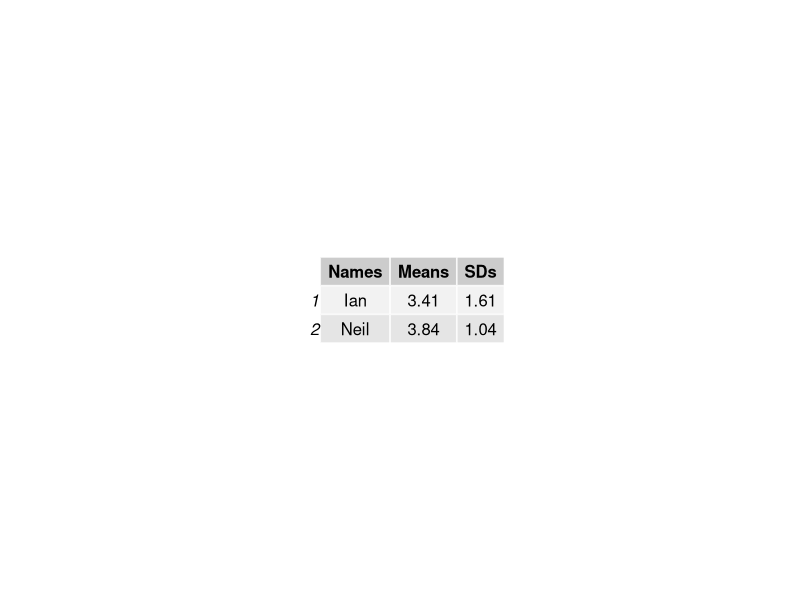
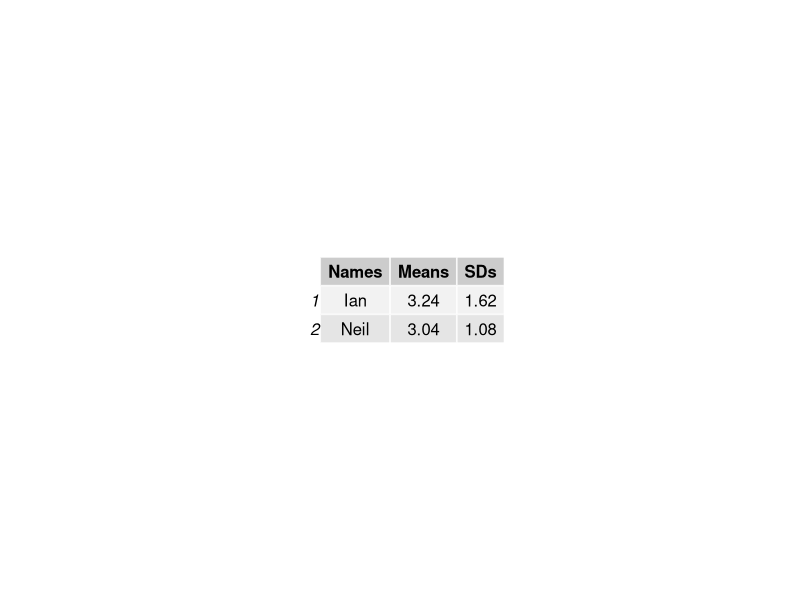
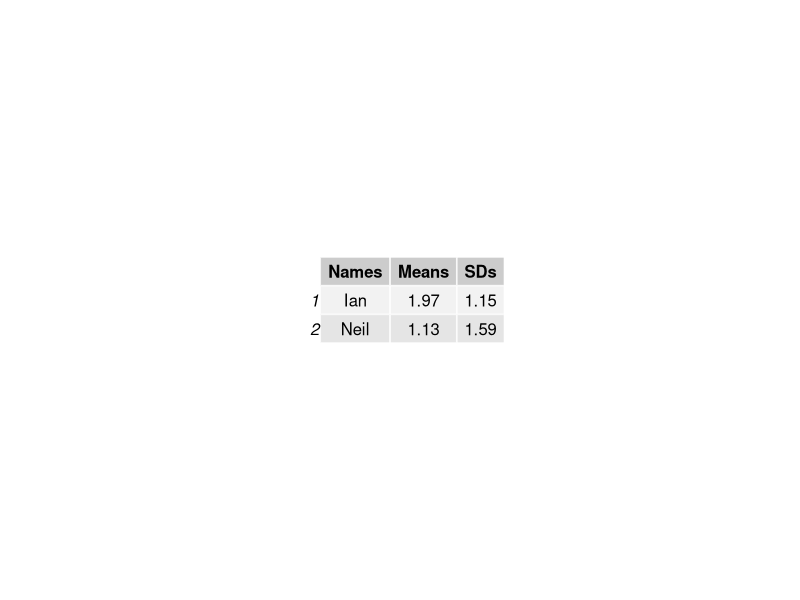
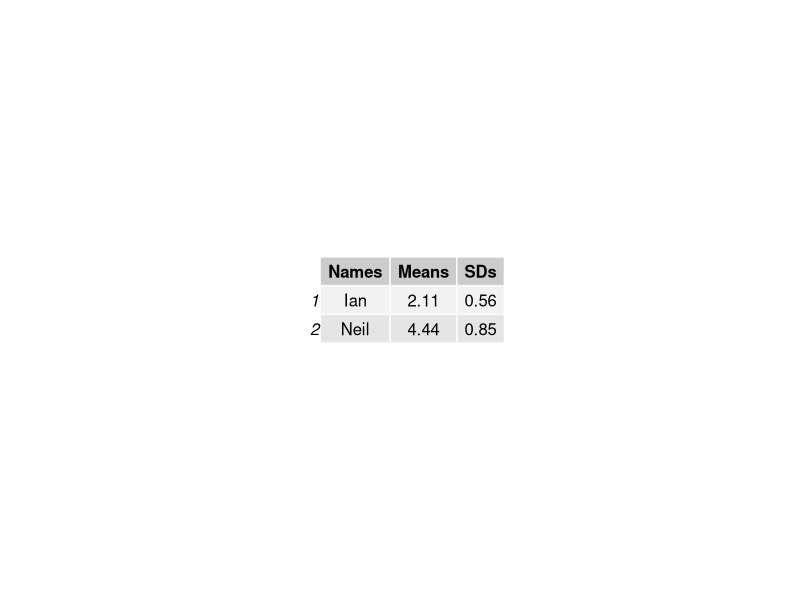
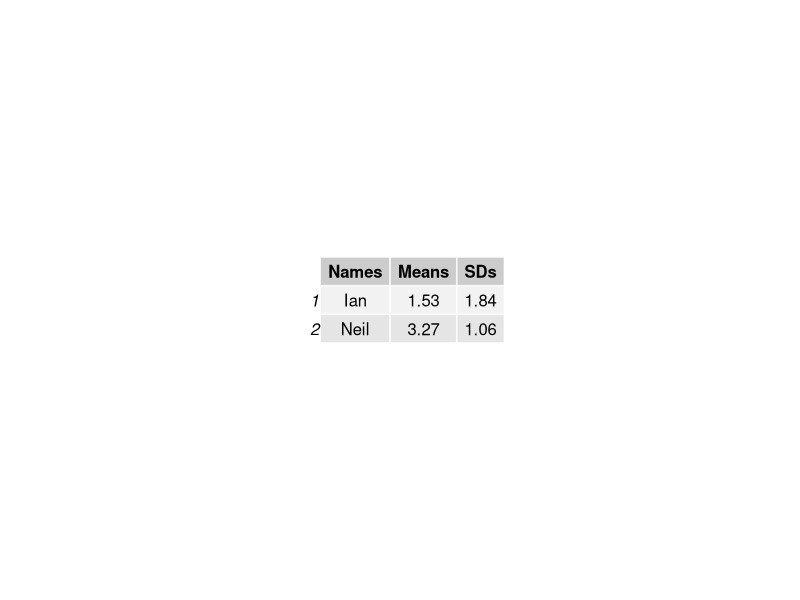
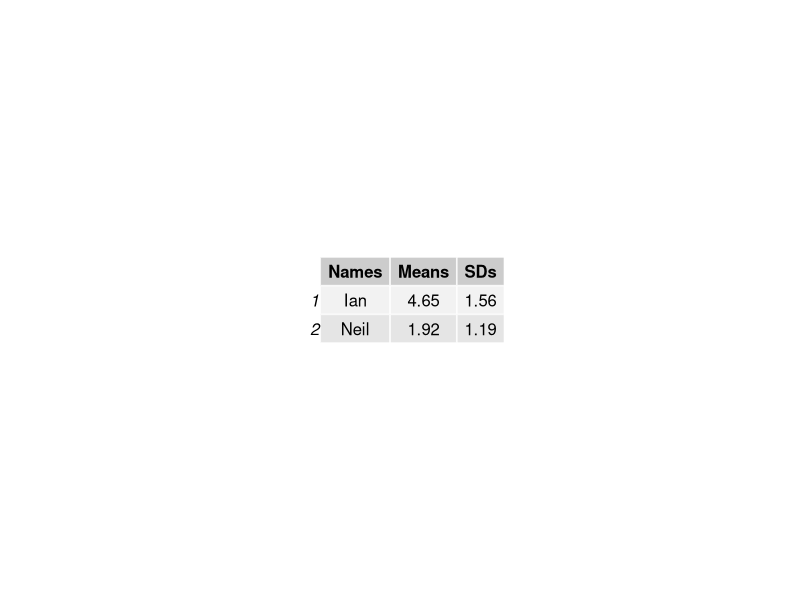
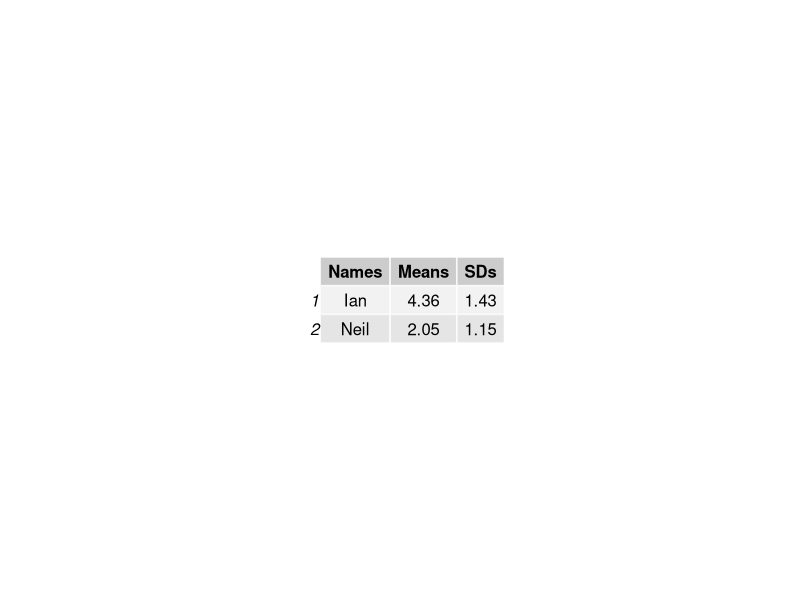
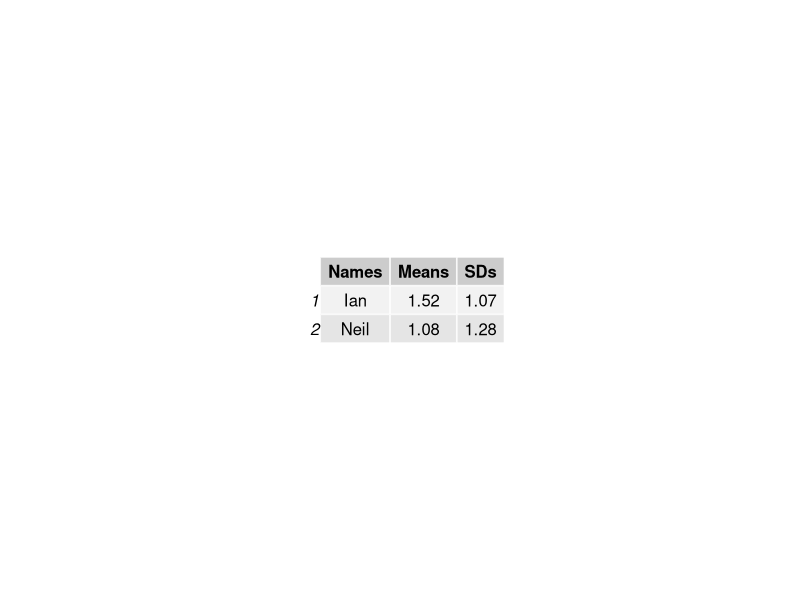

R code for these plots, in order: (Note: this script raises an error after producing the figures.)
##### MeanMC2 #####
library(gridExtra) # the pacakge needed for this particular question to create multiple grid-level plots in a page
MeanMC2= function(
  title = "MeanMC2", # Question-bank title that will be easily viewable in e-learning
  n = 200, # Number of questions to generate
  type = "MC", # The question type, one of many possible types on e-learning
  answers = 2, # Number of answers per MC question
  points.per.q = 4, # Number of points the question is worth (on the test)
  difficulty = 1, # An easily viewable difficulty level on e-learning
  quest.txt1 = "Ian and his friend Neil like playing the video game Mario Kart together. After racing together many times, they hypothesize that Neil averages ",
  quest.txt2 = " race times than Ian. To test their hypothesis, they monitor 50 consecutive races and record the above means and standard deviations of their race times (in minutes). Do these summary statistics help affirm their hypothesis?", # The above 2 question texts are static text for the full question
  Names = c("Ian", "Neil"), #creating a vector of the characters in the question
  digits = 2, # This is the number of decimal places to round off the data
  loc.path = "Images/", # This is the local path used to store any randomly generated image files
  e.path ="Images/", # This is the path on e-learning used to store any above-implemented image files
  hint = "Remember that the mean and SD each measure something very different.", # This is a student hint, visible to them during the exam on e-learning
  feedback = "Means measure center, and SDs measure spread. So, a higher mean = longer race times, a higher SD = less consistent or more variable race times, and vice versa for both mean and SD." # This is student feedback, visible after the exam
)
{
  param <- c("NewQuestion","ID","Title","QuestionText","Points","Difficulty", "Image",
             rep("Option", answers),"Hint","Feedback") # These are setting row names for the CSV file
  questions <- data.frame() # This opens a data frame to store the randomly generated questions below
  for(i in 1:n)
  {
    ID <- paste(title, i, sep = "-") # The ID of the specific question within the bank, title + question number in the loop
    points <- sample(c(rep(0,answers-1),100),replace=F) # The proportion of points assigned to each possible answer, 1 if correct or 0 if incorrect
    corr.ind <- 7 + which.max(points) # This is the row index of the correct answer
    data1 <- sample(c("faster", "slower"), size = 1) # This is how we're randomly generating data for this question
    Means <- sample(seq(1, 5, by = .01), size = 2) # This is how we're randomly generating mean data for this question
    SDs <- sample(seq(.5, 2, by = .01), size = 2) # This is how we're randomly generating standard deviation data for this question
    corr.ans <- if((data1 == "faster"))
    {
      if(Means[1] > Means[2]){"Yes"}else{"No"}
    }
    else
    {
      if(data1 == "slower")
      {
        if(Means[2] > Means[1]){"Yes"}else{"No"}
      }
    } # This is the correct answer to the question
    data <- data.frame(Names, Means, SDs, stringsAsFactors = FALSE) # This is how we're randomly generating data frame for this question
    ans.txt <- if(corr.ans == "Yes"){rep("No", 2)}else{rep("Yes", 2)} # These are randomly generated incorrect answers.
    content <- c(type, ID, ID, paste(quest.txt1, data1, quest.txt2, sep = ""),
                 points.per.q, difficulty, paste(e.path, paste(title, i, sep = "-"), ".jpeg", sep = ""),
                 points, hint, feedback) # This is collecting a lot of the above information into a single vector
    options <- c(rep("",7), ans.txt, rep("",2)) # This is collecting the incorrect answers above, and indexing them correctly by row
    options[corr.ind] <- corr.ans # This is imputing the correct answer at the appropriate row index
    questions[(1+(9+answers)*i):((9+answers)*(i+1)),1] <- param # This is indexing and storing all the row names
    questions[(1+(9+answers)*i):((9+answers)*(i+1)),2] <- content # Indexing and storing all the content
    questions[(1+(9+answers)*i):((9+answers)*(i+1)),3] <- options # Indexing and storing the answers, both incorrect and correct
    jpeg(filename=paste(loc.path, paste(title, i, sep = "-"), ".jpeg", sep = ""),
         height = 30*nrow(data), width = 55*ncol(data)) # creating the image files in the designated place
    p <- tableGrob(data) #Creating the summary statistics for the graphical item
    grid.arrange(p) #arranging all the summary statistics for the graphical items in one location
    dev.off()
  }
  questions <- questions[((10+answers)):((9+answers)*(n+1)),] # Storing only what's needed for e-learning upload as a CSV file
  write.table(questions, sep=",", file=paste(title, ".csv", sep = ""),
              row.names=F, col.names=F) # Writing the CSV file
}
MeanMC2() # creating the csv file
